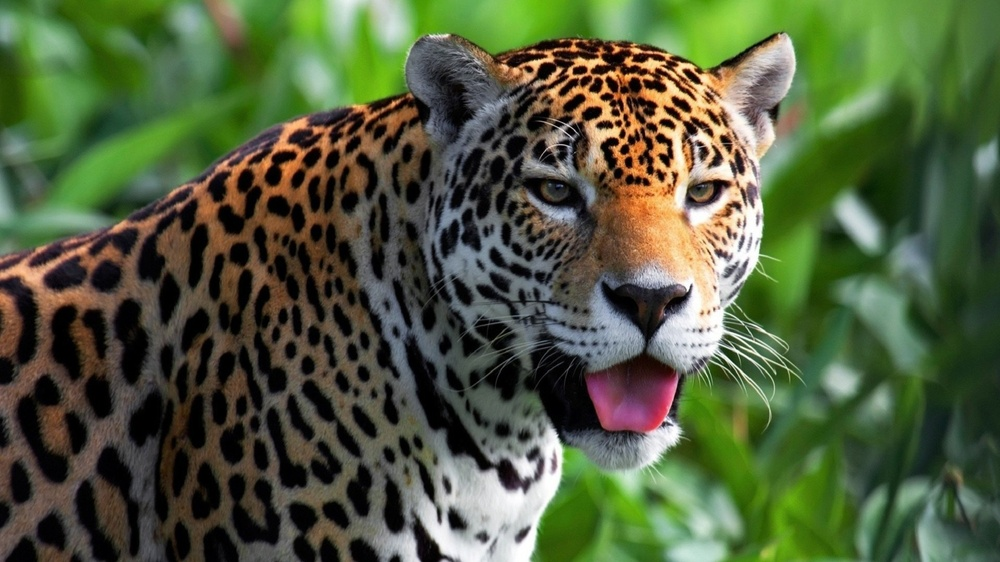
#> input picture jagur.jpg, 1000 x 562 px, shrunk from 1920 x 1080 before the run, found by its file name
$ python main.py   (older library calls are emulated)
#> lines starting #> are read from the running program, lines starting #| are printed output that depends on the picture; long printed decimals are rounded
import cv2
import numpy as np

def compute_hog(image, K, D):
    """
    Compute the Histogram of Oriented Gradients (HOG) feature vector for a given grayscale image.

    Parameters:
        image: Grayscale input image
        K: Number of orientation bins (e.g., 4 or 8)
        D: Block size (grid dimension) in pixels (e.g., 16)

    Returns:
        Normalized HOG feature vector
    """
    # Compute gradients using Sobel filters
    # to get rate of change in the pixel
    gx = cv2.Sobel(image, cv2.CV_64F, 1, 0, ksize=1)
    gy = cv2.Sobel(image, cv2.CV_64F, 0, 1, ksize=1)

    # Compute magnitude and orientation
    magnitude = np.sqrt(gx**2 + gy**2)
    orientation = np.arctan2(gy, gx) * (180 / np.pi)  # Convert to degrees
    orientation = np.mod(orientation + 360, 180)  # Ensure orientation is in [0, 180)

    # Get image dimensions
    h, w = image.shape

    # Number of blocks
    M = h // D
    N = w // D

    # Initialize feature vector
    feature_vector = []

    # Process each block
    for i in range(M):
        for j in range(N):
            # Extract block
            block_mag = magnitude[i*D:(i+1)*D, j*D:(j+1)*D]
            block_ori = orientation[i*D:(i+1)*D, j*D:(j+1)*D]

            # Compute histogram for the block
            hist, _ = np.histogram(block_ori, bins=K, range=(0, 180), weights=block_mag)
            feature_vector.extend(hist)

    # Convert to numpy array
    feature_vector = np.array(feature_vector)

    # Normalize the feature vector using L2 norm
    norm = np.linalg.norm(feature_vector)
    if norm > 0:
        feature_vector = feature_vector / norm

    return feature_vector

def compute_similarity(image1, image2, K, D):
    """
    Compute the cosine similarity between two images based on their HOG feature vectors.

    Parameters:
        image1: First grayscale input image
        image2: Second grayscale input image
        K: Number of orientation bins
        D: Block size in pixels

    Returns:
        Cosine similarity score (float)
    """
    # Compute HOG feature vectors for both images
    hog1 = compute_hog(image1, K, D)
    hog2 = compute_hog(image2, K, D)

    # Compute cosine similarity (dot product since vectors are normalized)
    similarity = np.dot(hog1, hog2)

    return similarity

# Example usage
if __name__ == "__main__":
    # Load images
    #image1 = cv2.imread('/Users/razeek_j/Documents/SRH Docs/Semester 1/Block 3/Image Processing/Task 2/cheeta.jpg', cv2.IMREAD_GRAYSCALE)
    image1 = cv2.imread('/Users/razeek_j/Documents/SRH Docs/Semester 1/Block 3/Image Processing/Task 2/jagur.jpg', cv2.IMREAD_GRAYSCALE)
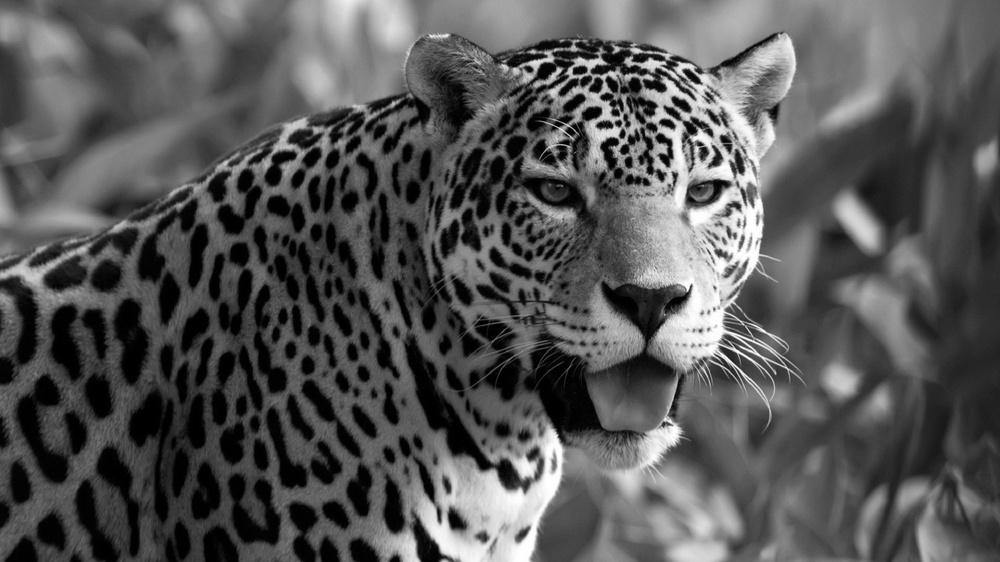
#> image1: shape (562, 1000); min 0, max 255, mean 86.3
    image2 = cv2.imread('/Users/razeek_j/Documents/SRH Docs/Semester 1/Block 3/Image Processing/Task 2/cheeta.jpg', cv2.IMREAD_GRAYSCALE)
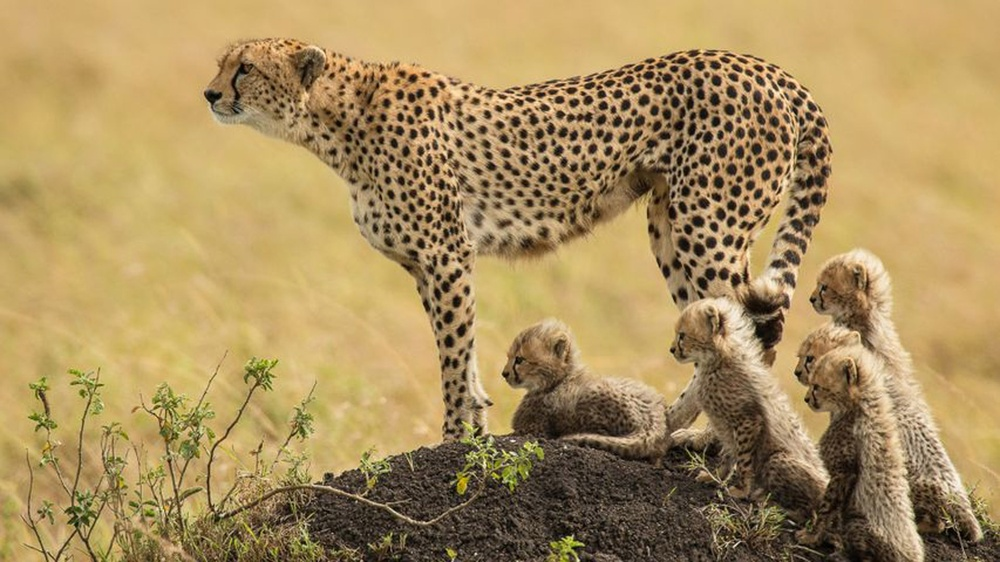
#> input picture cheeta.jpg, 1000 x 562 px, shrunk from 1920 x 1080 before the run, found by its file name
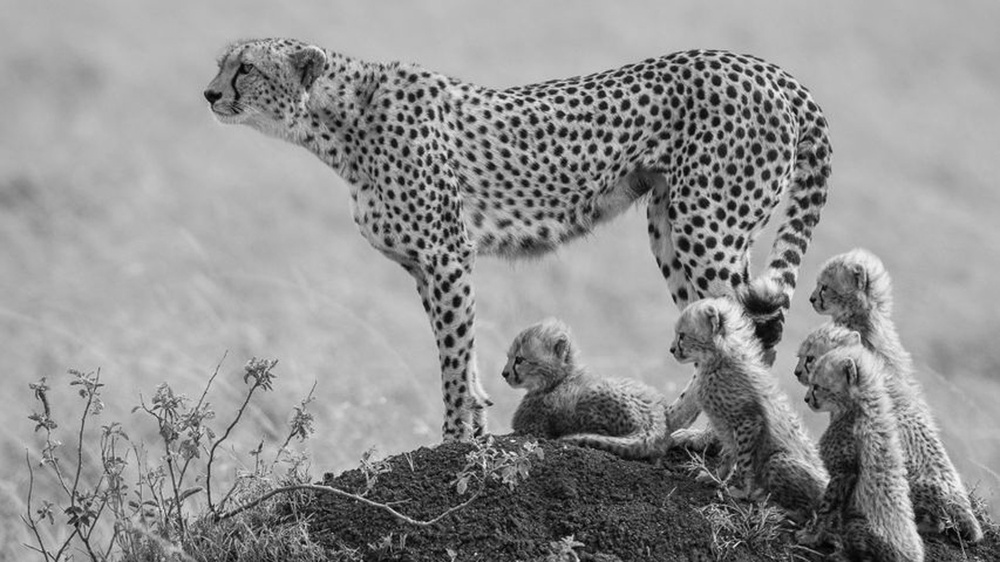
#> image2: shape (562, 1000); min 0, max 247, mean 145.6
    #image2 = cv2.imread('/Users/razeek_j/Documents/SRH Docs/Semester 1/Block 3/Image Processing/Task 2/jagur.jpg', cv2.IMREAD_GRAYSCALE)

    # Set parameters
    K = 8  # Number of orientation bins
    D = 16  # Block size

    # Compute similarity
    similarity = compute_similarity(image1, image2, K, D)
#> in compute_hog, `orientation = np.mod(orientation + 360, 180)`:
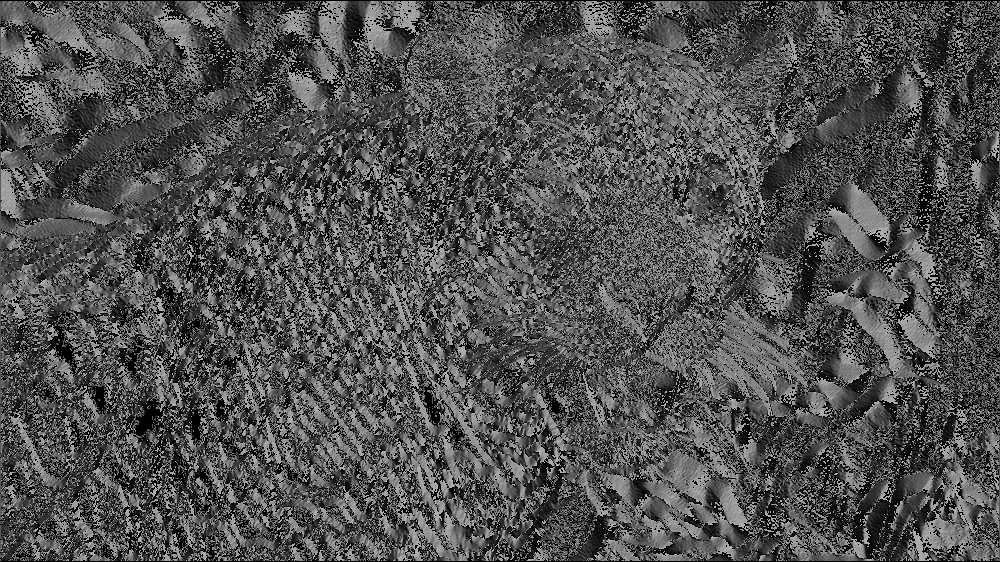
#> orientation: shape (562, 1000) float64; min 0, max 179.6, mean 80.4
#> after the loop in compute_hog, `for i in range(M):`: feature_vector = 17360 values, max 23046.5 at index 10789, min 0 at index 1, mean 521.8
#> in compute_hog, `norm = np.linalg.norm(feature_vector)`: norm = 123845.8
#> in compute_hog, `feature_vector = feature_vector / norm`: feature_vector = 17360 values, max 0.186 at index 10789, min 0 at index 1, mean 0.00421
#> in compute_similarity, `hog1 = compute_hog(image1, K, D)`: hog1 has the same summary as feature_vector in compute_hog
#> call 2 of compute_hog, with K = 8, D = 16
#> in compute_hog (call 2), `gy = cv2.Sobel(image, cv2.CV_64F, 0, 1, ksize=1)`:
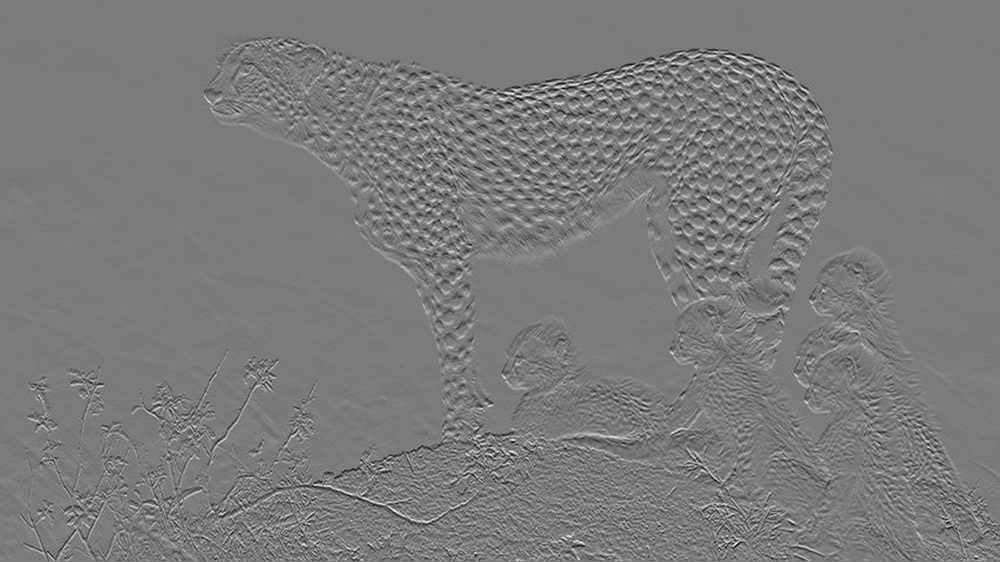
#> gy: shape (562, 1000) float64; min -183, max 195, mean -0.4; drawn with min black and max white
#> in compute_hog (call 2), `magnitude = np.sqrt(gx**2 + gy**2)`:
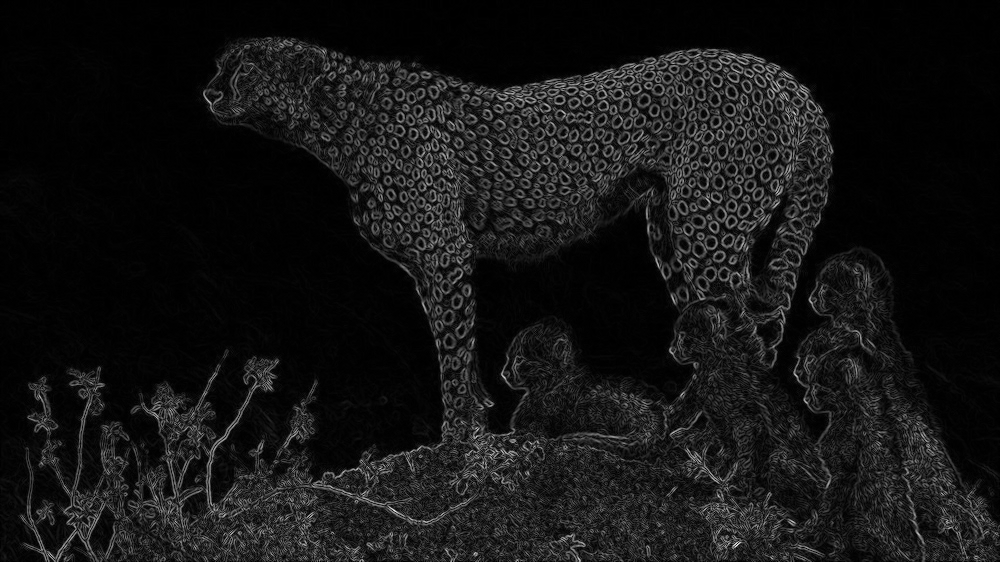
#> magnitude: shape (562, 1000) float64; min 0, max 247.4, mean 21.1
#> in compute_hog (call 2), `orientation = np.mod(orientation + 360, 180)`:
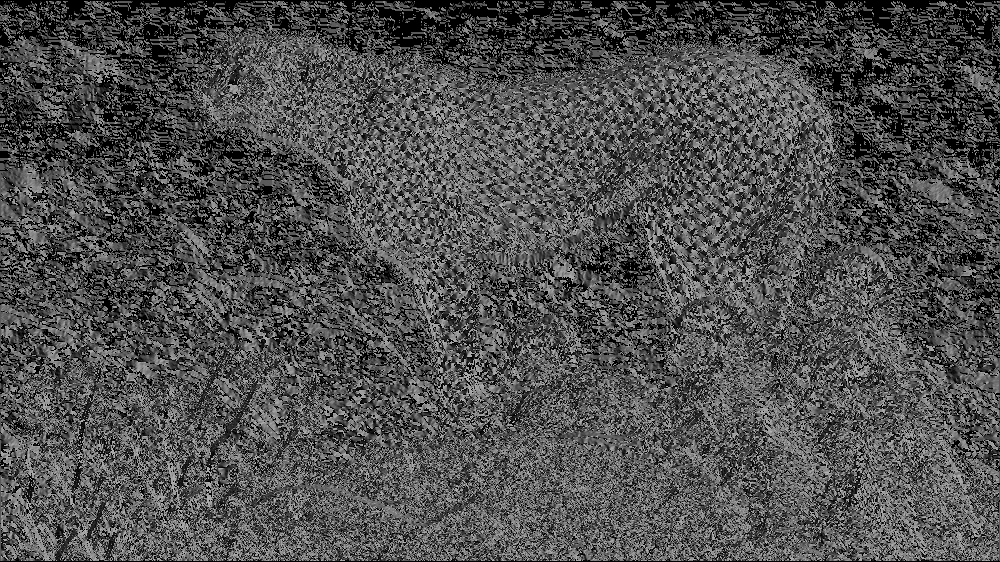
#> orientation: shape (562, 1000) float64; min 0, max 179.6, mean 79.1
#> after the loop in compute_hog (call 2), `for i in range(M):`: feature_vector = 17360 values, max 6745.8 at index 2755, min 0 at index 3, mean 679.7
#> in compute_hog (call 2), `norm = np.linalg.norm(feature_vector)`: norm = 137035.6
#> in compute_hog (call 2), `feature_vector = feature_vector / norm`: feature_vector = 17360 values, max 0.0492 at index 2755, min 0 at index 3, mean 0.00496
#> in compute_similarity, `hog2 = compute_hog(image2, K, D)`: hog2 has the same summary as feature_vector in compute_hog
#> in compute_similarity, `similarity = np.dot(hog1, hog2)`: similarity = 0.478
#> similarity = 0.478
    print(f"Cosine similarity between the two images: {similarity}")
#| Cosine similarity between the two images: 0.4775
